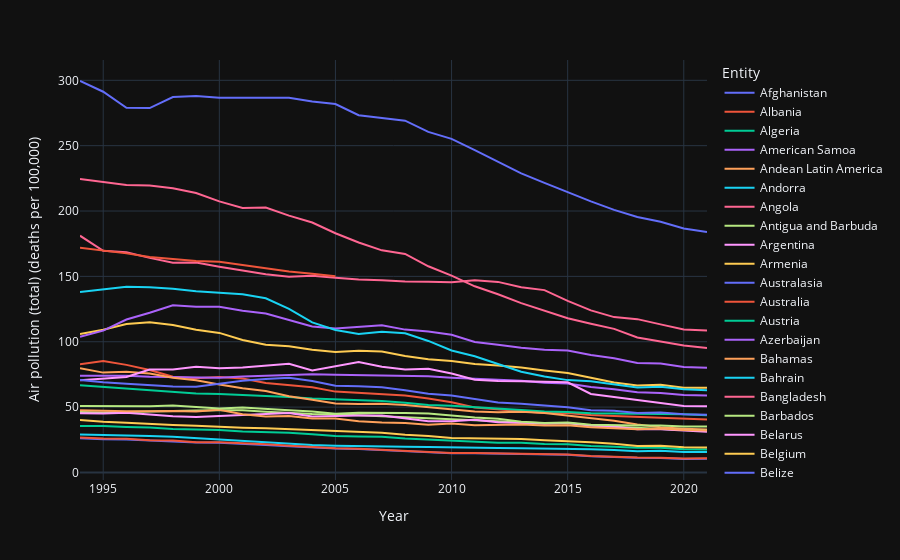

This figure's notebook cell:
### Code cell
import plotly.express as px
fig = px.line(data_frame = df[:600], x = "Year", y = "Air pollution (total) (deaths per 100,000)", color = "Entity", template = "plotly_dark")
fig.show()

### Figure 1 — Plotly figure (JSON) as saved in the notebook; plotly's stock layout.template omitted (floating-point values rounded to 4 significant figures)
{"data": [{"hovertemplate": "Entity=Afghanistan<br>Year=%{x}<br>Air pollution (total) (deaths per 100,000)=%{y}<extra></extra>", "legendgroup": "Afghanistan", "line": {"color": "#636efa", "dash": "solid"}, "marker": {"symbol": "circle"}, "mode": "lines", "name": "Afghanistan", "orientation": "v", "showlegend": true, "type": "scatter", "x": [1994, 1995, 1996, 1997, 1998, 1999, 2000, 2001, 2002, 2003, 2004, 2005, 2006, 2007, 2008, 2009, 2010, 2011, 2012, 2013, 2014, 2015, 2016, 2017, 2018, 2019, 2020, 2021], "xaxis": "x", "y": [299.5, 291.3, 279.0, 278.8, 287.2, 288.0, 286.6, 286.4, 286.3, 286.6, 283.8, 281.9, 273.3, 271.3, 269.1, 260.5, 255.2, 246.5, 237.5, 228.8, 221.5, 214.3, 207.4, 200.9, 195.4, 191.8, 186.7, 183.9], "yaxis": "y"}, {"hovertemplate": "Entity=Albania<br>Year=%{x}<br>Air pollution (total) (deaths per 100,000)=%{y}<extra></extra>", "legendgroup": "Albania", "line": {"color": "#EF553B", "dash": "solid"}, "marker": {"symbol": "circle"}, "mode": "lines", "name": "Albania", "orientation": "v", "showlegend": true, "type": "scatter", "x": [1994, 1995, 1996, 1997, 1998, 1999, 2000, 2001, 2002, 2003, 2004, 2005, 2006, 2007, 2008, 2009, 2010, 2011, 2012, 2013, 2014, 2015, 2016, 2017, 2018, 2019, 2020, 2021], "xaxis": "x", "y": [82.83, 85.19, 82.3, 78.38, 73.23, 72.0, 72.99, 71.82, 68.42, 66.57, 65.22, 61.85, 60.82, 60.31, 58.94, 56.54, 53.73, 49.71, 48.41, 46.59, 45.39, 45.47, 43.89, 43.24, 42.52, 42.3, 41.02, 40.48], "yaxis": "y"}, {"hovertemplate": "Entity=Algeria<br>Year=%{x}<br>Air pollution (total) (deaths per 100,000)=%{y}<extra></extra>", "legendgroup": "Algeria", "line": {"color": "#00cc96", "dash": "solid"}, "marker": {"symbol": "circle"}, "mode": "lines", "name": "Algeria", "orientation": "v", "showlegend": true, "type": "scatter", "x": [1994, 1995, 1996, 1997, 1998, 1999, 2000, 2001, 2002, 2003, 2004, 2005, 2006, 2007, 2008, 2009, 2010, 2011, 2012, 2013, 2014, 2015, 2016, 2017, 2018, 2019, 2020, 2021], "xaxis": "x", "y": [66.76, 65.59, 64.42, 63.32, 61.65, 60.42, 60.01, 59.34, 58.25, 57.8, 56.61, 56.07, 55.17, 54.6, 53.24, 51.68, 51.01, 50.08, 48.91, 47.71, 46.57, 46.22, 45.26, 45.0, 44.78, 44.36, 44.54, 43.68], "yaxis": "y"}, {"hovertemplate": "Entity=American Samoa<br>Year=%{x}<br>Air pollution (total) (deaths per 100,000)=%{y}<extra></extra>", "legendgroup": "American Samoa", "line": {"color": "#ab63fa", "dash": "solid"}, "marker": {"symbol": "circle"}, "mode": "lines", "name": "American Samoa", "orientation": "v", "showlegend": true, "type": "scatter", "x": [1994, 1995, 1996, 1997, 1998, 1999, 2000, 2001, 2002, 2003, 2004, 2005, 2006, 2007, 2008, 2009, 2010, 2011, 2012, 2013, 2014, 2015, 2016, 2017, 2018, 2019, 2020, 2021], "xaxis": "x", "y": [74.02, 73.95, 73.89, 73.19, 72.9, 72.44, 72.49, 73.37, 73.97, 74.79, 75.11, 74.83, 74.59, 74.47, 74.22, 73.51, 72.37, 71.73, 70.74, 70.09, 68.61, 68.06, 65.34, 63.72, 61.37, 60.8, 59.26, 58.94], "yaxis": "y"}, {"hovertemplate": "Entity=Andean Latin America<br>Year=%{x}<br>Air pollution (total) (deaths per 100,000)=%{y}<extra></extra>", "legendgroup": "Andean Latin America", "line": {"color": "#FFA15A", "dash": "solid"}, "marker": {"symbol": "circle"}, "mode": "lines", "name": "Andean Latin America", "orientation": "v", "showlegend": true, "type": "scatter", "x": [1994, 1995, 1996, 1997, 1998, 1999, 2000, 2001, 2002, 2003, 2004, 2005, 2006, 2007, 2008, 2009, 2010, 2011, 2012, 2013, 2014, 2015, 2016, 2017, 2018, 2019, 2020, 2021], "xaxis": "x", "y": [79.76, 76.38, 77.07, 75.67, 72.44, 70.5, 67.33, 64.49, 62.31, 58.3, 55.64, 52.7, 52.38, 52.56, 51.53, 50.0, 47.95, 46.65, 46.14, 46.45, 45.5, 43.73, 41.87, 39.59, 36.72, 34.6, 33.51, 32.78], "yaxis": "y"}, {"hovertemplate": "Entity=Andorra<br>Year=%{x}<br>Air pollution (total) (deaths per 100,000)=%{y}<extra></extra>", "legendgroup": "Andorra", "line": {"color": "#19d3f3", "dash": "solid"}, "marker": {"symbol": "circle"}, "mode": "lines", "name": "Andorra", "orientation": "v", "showlegend": true, "type": "scatter", "x": [1994, 1995, 1996, 1997, 1998, 1999, 2000, 2001, 2002, 2003, 2004, 2005, 2006, 2007, 2008, 2009, 2010, 2011, 2012, 2013, 2014, 2015, 2016, 2017, 2018, 2019, 2020, 2021], "xaxis": "x", "y": [29.02, 28.7, 28.46, 27.84, 27.22, 26.23, 25.23, 23.98, 22.8, 21.72, 20.91, 20.42, 20.02, 19.81, 19.76, 19.45, 19.06, 18.79, 18.61, 18.49, 18.28, 18.38, 17.68, 17.19, 16.32, 16.65, 15.61, 15.57], "yaxis": "y"}, {"hovertemplate": "Entity=Angola<br>Year=%{x}<br>Air pollution (total) (deaths per 100,000)=%{y}<extra></extra>", "legendgroup": "Angola", "line": {"color": "#FF6692", "dash": "solid"}, "marker": {"symbol": "circle"}, "mode": "lines", "name": "Angola", "orientation": "v", "showlegend": true, "type": "scatter", "x": [1994, 1995, 1996, 1997, 1998, 1999, 2000, 2001, 2002, 2003, 2004, 2005, 2006, 2007, 2008, 2009, 2010, 2011, 2012, 2013, 2014, 2015, 2016, 2017, 2018, 2019, 2020, 2021], "xaxis": "x", "y": [224.5, 222.3, 219.9, 219.6, 217.5, 213.7, 207.4, 202.3, 202.7, 196.5, 191.2, 183.0, 176.0, 169.9, 167.1, 157.7, 150.6, 142.4, 136.3, 129.6, 123.5, 117.9, 113.7, 109.9, 103.3, 100.2, 97.12, 95.22], "yaxis": "y"}, {"hovertemplate": "Entity=Antigua and Barbuda<br>Year=%{x}<br>Air pollution (total) (deaths per 100,000)=%{y}<extra></extra>", "legendgroup": "Antigua and Barbuda", "line": {"color": "#B6E880", "dash": "solid"}, "marker": {"symbol": "circle"}, "mode": "lines", "name": "Antigua and Barbuda", "orientation": "v", "showlegend": true, "type": "scatter", "x": [1994, 1995, 1996, 1997, 1998, 1999, 2000, 2001, 2002, 2003, 2004, 2005, 2006, 2007, 2008, 2009, 2010, 2011, 2012, 2013, 2014, 2015, 2016, 2017, 2018, 2019, 2020, 2021], "xaxis": "x", "y": [46.28, 45.86, 46.32, 46.77, 47.03, 47.48, 47.5, 47.49, 46.48, 45.65, 44.72, 44.52, 43.71, 43.18, 42.21, 41.43, 40.77, 39.64, 38.99, 38.17, 37.7, 37.57, 35.92, 35.03, 34.14, 33.59, 32.52, 32.35], "yaxis": "y"}, {"hovertemplate": "Entity=Argentina<br>Year=%{x}<br>Air pollution (total) (deaths per 100,000)=%{y}<extra></extra>", "legendgroup": "Argentina", "line": {"color": "#FF97FF", "dash": "solid"}, "marker": {"symbol": "circle"}, "mode": "lines", "name": "Argentina", "orientation": "v", "showlegend": true, "type": "scatter", "x": [1994, 1995, 1996, 1997, 1998, 1999, 2000, 2001, 2002, 2003, 2004, 2005, 2006, 2007, 2008, 2009, 2010, 2011, 2012, 2013, 2014, 2015, 2016, 2017, 2018, 2019, 2020, 2021], "xaxis": "x", "y": [45.26, 45.16, 45.7, 44.59, 42.91, 42.41, 43.19, 44.02, 44.8, 45.4, 42.74, 43.23, 43.59, 43.51, 41.13, 39.16, 39.12, 40.24, 38.34, 38.0, 37.34, 37.79, 36.01, 35.05, 33.11, 33.09, 31.84, 31.06], "yaxis": "y"}, {"hovertemplate": "Entity=Armenia<br>Year=%{x}<br>Air pollution (total) (deaths per 100,000)=%{y}<extra></extra>", "legendgroup": "Armenia", "line": {"color": "#FECB52", "dash": "solid"}, "marker": {"symbol": "circle"}, "mode": "lines", "name": "Armenia", "orientation": "v", "showlegend": true, "type": "scatter", "x": [1994, 1995, 1996, 1997, 1998, 1999, 2000, 2001, 2002, 2003, 2004, 2005, 2006, 2007, 2008, 2009, 2010, 2011, 2012, 2013, 2014, 2015, 2016, 2017, 2018, 2019, 2020, 2021], "xaxis": "x", "y": [106.0, 109.1, 113.6, 115.0, 112.8, 109.2, 106.8, 101.4, 97.69, 96.59, 93.85, 92.13, 93.14, 92.45, 89.09, 86.61, 85.27, 82.94, 81.78, 80.23, 78.05, 76.0, 72.49, 68.78, 66.49, 67.16, 64.86, 64.81], "yaxis": "y"}, {"hovertemplate": "Entity=Australasia<br>Year=%{x}<br>Air pollution (total) (deaths per 100,000)=%{y}<extra></extra>", "legendgroup": "Australasia", "line": {"color": "#636efa", "dash": "solid"}, "marker": {"symbol": "circle"}, "mode": "lines", "name": "Australasia", "orientation": "v", "showlegend": true, "type": "scatter", "x": [1994, 1995, 1996, 1997, 1998, 1999, 2000, 2001, 2002, 2003, 2004, 2005, 2006, 2007, 2008, 2009, 2010, 2011, 2012, 2013, 2014, 2015, 2016, 2017, 2018, 2019, 2020, 2021], "xaxis": "x", "y": [26.2, 25.45, 25.28, 24.31, 23.89, 22.86, 22.73, 22.06, 21.07, 20.11, 19.03, 18.32, 17.88, 17.05, 16.16, 15.21, 14.75, 14.72, 14.43, 13.89, 13.33, 13.52, 12.39, 11.67, 11.18, 10.99, 10.29, 10.46], "yaxis": "y"}, {"hovertemplate": "Entity=Australia<br>Year=%{x}<br>Air pollution (total) (deaths per 100,000)=%{y}<extra></extra>", "legendgroup": "Australia", "line": {"color": "#EF553B", "dash": "solid"}, "marker": {"symbol": "circle"}, "mode": "lines", "name": "Australia", "orientation": "v", "showlegend": true, "type": "scatter", "x": [1994, 1995, 1996, 1997, 1998, 1999, 2000, 2001, 2002, 2003, 2004, 2005, 2006, 2007, 2008, 2009, 2010, 2011, 2012, 2013, 2014, 2015, 2016, 2017, 2018, 2019, 2020, 2021], "xaxis": "x", "y": [26.71, 25.92, 25.71, 24.64, 24.38, 23.1, 23.04, 22.43, 21.51, 20.41, 19.4, 18.59, 18.12, 17.24, 16.35, 15.41, 14.92, 14.92, 14.65, 14.12, 13.57, 13.73, 12.66, 11.87, 11.47, 11.28, 10.59, 10.8], "yaxis": "y"}, {"hovertemplate": "Entity=Austria<br>Year=%{x}<br>Air pollution (total) (deaths per 100,000)=%{y}<extra></extra>", "legendgroup": "Austria", "line": {"color": "#00cc96", "dash": "solid"}, "marker": {"symbol": "circle"}, "mode": "lines", "name": "Austria", "orientation": "v", "showlegend": true, "type": "scatter", "x": [1994, 1995, 1996, 1997, 1998, 1999, 2000, 2001, 2002, 2003, 2004, 2005, 2006, 2007, 2008, 2009, 2010, 2011, 2012, 2013, 2014, 2015, 2016, 2017, 2018, 2019, 2020, 2021], "xaxis": "x", "y": [35.48, 35.46, 34.75, 34.32, 33.19, 32.72, 32.55, 31.39, 30.95, 30.28, 29.15, 27.94, 27.58, 27.28, 26.06, 25.3, 24.07, 23.63, 22.78, 22.76, 21.84, 21.52, 20.25, 19.72, 18.87, 18.86, 17.81, 17.59], "yaxis": "y"}, {"hovertemplate": "Entity=Azerbaijan<br>Year=%{x}<br>Air pollution (total) (deaths per 100,000)=%{y}<extra></extra>", "legendgroup": "Azerbaijan", "line": {"color": "#ab63fa", "dash": "solid"}, "marker": {"symbol": "circle"}, "mode": "lines", "name": "Azerbaijan", "orientation": "v", "showlegend": true, "type": "scatter", "x": [1994, 1995, 1996, 1997, 1998, 1999, 2000, 2001, 2002, 2003, 2004, 2005, 2006, 2007, 2008, 2009, 2010, 2011, 2012, 2013, 2014, 2015, 2016, 2017, 2018, 2019, 2020, 2021], "xaxis": "x", "y": [103.7, 108.5, 117.0, 122.1, 127.9, 126.8, 126.7, 123.8, 121.6, 116.8, 111.7, 110.1, 111.5, 112.6, 109.3, 107.9, 105.3, 99.87, 97.72, 95.42, 93.8, 93.24, 89.9, 87.32, 83.75, 83.3, 80.72, 80.19], "yaxis": "y"}, {"hovertemplate": "Entity=Bahamas<br>Year=%{x}<br>Air pollution (total) (deaths per 100,000)=%{y}<extra></extra>", "legendgroup": "Bahamas", "line": {"color": "#FFA15A", "dash": "solid"}, "marker": {"symbol": "circle"}, "mode": "lines", "name": "Bahamas", "orientation": "v", "showlegend": true, "type": "scatter", "x": [1994, 1995, 1996, 1997, 1998, 1999, 2000, 2001, 2002, 2003, 2004, 2005, 2006, 2007, 2008, 2009, 2010, 2011, 2012, 2013, 2014, 2015, 2016, 2017, 2018, 2019, 2020, 2021], "xaxis": "x", "y": [47.59, 47.08, 46.81, 46.9, 47.08, 46.63, 47.88, 44.57, 42.88, 43.23, 41.35, 41.29, 39.22, 38.26, 37.85, 36.5, 37.44, 36.2, 36.23, 36.6, 35.87, 36.13, 34.56, 33.95, 33.08, 33.6, 32.51, 32.16], "yaxis": "y"}, {"hovertemplate": "Entity=Bahrain<br>Year=%{x}<br>Air pollution (total) (deaths per 100,000)=%{y}<extra></extra>", "legendgroup": "Bahrain", "line": {"color": "#19d3f3", "dash": "solid"}, "marker": {"symbol": "circle"}, "mode": "lines", "name": "Bahrain", "orientation": "v", "showlegend": true, "type": "scatter", "x": [1994, 1995, 1996, 1997, 1998, 1999, 2000, 2001, 2002, 2003, 2004, 2005, 2006, 2007, 2008, 2009, 2010, 2011, 2012, 2013, 2014, 2015, 2016, 2017, 2018, 2019, 2020, 2021], "xaxis": "x", "y": [138.0, 140.2, 142.1, 141.6, 140.5, 138.6, 137.6, 136.4, 133.3, 125.2, 114.8, 109.0, 106.0, 107.7, 106.5, 100.6, 93.34, 88.86, 83.01, 76.99, 73.47, 70.64, 69.8, 67.35, 64.92, 65.48, 63.67, 62.9], "yaxis": "y"}, {"hovertemplate": "Entity=Bangladesh<br>Year=%{x}<br>Air pollution (total) (deaths per 100,000)=%{y}<extra></extra>", "legendgroup": "Bangladesh", "line": {"color": "#FF6692", "dash": "solid"}, "marker": {"symbol": "circle"}, "mode": "lines", "name": "Bangladesh", "orientation": "v", "showlegend": true, "type": "scatter", "x": [1994, 1995, 1996, 1997, 1998, 1999, 2000, 2001, 2002, 2003, 2004, 2005, 2006, 2007, 2008, 2009, 2010, 2011, 2012, 2013, 2014, 2015, 2016, 2017, 2018, 2019, 2020, 2021], "xaxis": "x", "y": [181.1, 169.6, 168.5, 164.1, 160.4, 160.7, 157.4, 154.4, 151.7, 149.8, 150.6, 149.0, 147.7, 147.0, 146.2, 145.9, 145.5, 147.1, 145.8, 141.6, 139.5, 131.3, 124.0, 118.8, 117.3, 113.3, 109.4, 108.5], "yaxis": "y"}, {"hovertemplate": "Entity=Barbados<br>Year=%{x}<br>Air pollution (total) (deaths per 100,000)=%{y}<extra></extra>", "legendgroup": "Barbados", "line": {"color": "#B6E880", "dash": "solid"}, "marker": {"symbol": "circle"}, "mode": "lines", "name": "Barbados", "orientation": "v", "showlegend": true, "type": "scatter", "x": [1994, 1995, 1996, 1997, 1998, 1999, 2000, 2001, 2002, 2003, 2004, 2005, 2006, 2007, 2008, 2009, 2010, 2011, 2012, 2013, 2014, 2015, 2016, 2017, 2018, 2019, 2020, 2021], "xaxis": "x", "y": [50.89, 50.68, 50.41, 50.61, 51.3, 50.09, 48.97, 49.67, 48.88, 47.55, 46.64, 44.83, 45.66, 45.78, 45.53, 45.19, 43.54, 42.04, 41.02, 38.87, 37.88, 38.29, 36.43, 35.98, 36.0, 35.92, 35.18, 35.07], "yaxis": "y"}, {"hovertemplate": "Entity=Belarus<br>Year=%{x}<br>Air pollution (total) (deaths per 100,000)=%{y}<extra></extra>", "legendgroup": "Belarus", "line": {"color": "#FF97FF", "dash": "solid"}, "marker": {"symbol": "circle"}, "mode": "lines", "name": "Belarus", "orientation": "v", "showlegend": true, "type": "scatter", "x": [1994, 1995, 1996, 1997, 1998, 1999, 2000, 2001, 2002, 2003, 2004, 2005, 2006, 2007, 2008, 2009, 2010, 2011, 2012, 2013, 2014, 2015, 2016, 2017, 2018, 2019, 2020, 2021], "xaxis": "x", "y": [70.59, 71.63, 73.05, 78.75, 78.77, 80.77, 79.8, 80.32, 81.48, 83.14, 77.96, 81.12, 84.48, 80.95, 78.85, 79.36, 75.72, 70.99, 70.05, 69.75, 69.45, 69.0, 60.02, 57.68, 54.96, 52.69, 50.79, 50.71], "yaxis": "y"}, {"hovertemplate": "Entity=Belgium<br>Year=%{x}<br>Air pollution (total) (deaths per 100,000)=%{y}<extra></extra>", "legendgroup": "Belgium", "line": {"color": "#FECB52", "dash": "solid"}, "marker": {"symbol": "circle"}, "mode": "lines", "name": "Belgium", "orientation": "v", "showlegend": true, "type": "scatter", "x": [1994, 1995, 1996, 1997, 1998, 1999, 2000, 2001, 2002, 2003, 2004, 2005, 2006, 2007, 2008, 2009, 2010, 2011, 2012, 2013, 2014, 2015, 2016, 2017, 2018, 2019, 2020, 2021], "xaxis": "x", "y": [40.21, 38.76, 37.96, 37.41, 36.37, 35.71, 34.75, 34.25, 33.72, 33.14, 32.38, 31.39, 31.13, 30.43, 28.77, 27.91, 26.38, 26.19, 26.07, 25.51, 24.67, 24.02, 23.06, 21.95, 20.19, 20.48, 19.27, 19.13], "yaxis": "y"}, {"hovertemplate": "Entity=Belize<br>Year=%{x}<br>Air pollution (total) (deaths per 100,000)=%{y}<extra></extra>", "legendgroup": "Belize", "line": {"color": "#636efa", "dash": "solid"}, "marker": {"symbol": "circle"}, "mode": "lines", "name": "Belize", "orientation": "v", "showlegend": true, "type": "scatter", "x": [1994, 1995, 1996, 1997, 1998, 1999, 2000, 2001, 2002, 2003, 2004, 2005, 2006, 2007, 2008, 2009, 2010, 2011, 2012, 2013, 2014, 2015, 2016, 2017, 2018, 2019, 2020, 2021], "xaxis": "x", "y": [70.64, 68.93, 67.96, 66.81, 65.83, 65.49, 67.95, 70.19, 71.54, 72.51, 69.98, 66.41, 65.9, 65.12, 62.96, 60.18, 58.85, 56.0, 53.5, 52.59, 51.03, 49.93, 47.53, 47.12, 45.56, 45.93, 44.53, 44.21], "yaxis": "y"}, {"hovertemplate": "Entity=Benin<br>Year=%{x}<br>Air pollution (total) (deaths per 100,000)=%{y}<extra></extra>", "legendgroup": "Benin", "line": {"color": "#EF553B", "dash": "solid"}, "marker": {"symbol": "circle"}, "mode": "lines", "name": "Benin", "orientation": "v", "showlegend": true, "type": "scatter", "x": [1994, 1995, 1996, 1997, 1998, 1999, 2000, 2001, 2002, 2003, 2004, 2005], "xaxis": "x", "y": [172.0, 169.8, 167.6, 164.8, 163.1, 161.9, 161.3, 158.6, 156.3, 153.7, 152.0, 150.2], "yaxis": "y"}], "layout": {"legend": {"title": {"text": "Entity"}, "tracegroupgap": 0}, "margin": {"t": 60}, "xaxis": {"anchor": "y", "domain": [0, 1], "title": {"text": "Year"}}, "yaxis": {"anchor": "x", "domain": [0, 1], "title": {"text": "Air pollution (total) (deaths per 100,000)"}}}}
